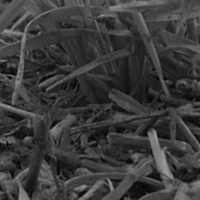
#> input picture img/habitat1.png, 200 x 200 px
$ python -i FocalSplit_forHpyrrithrix.py   (imports and definitions only)
#> lines starting #> are read from the running program, lines starting #| are printed output that depends on the picture
#> further down, picture is the input picture: shape (200, 200); min 0, max 159, mean 59.1
from scipy import signal, interpolate, fft
import numpy as np
from PIL import Image, ImageEnhance
import matplotlib
import matplotlib.pyplot as plt
from scipy import optimize
import pdb
import random
import time
import sys
import glob
import cv2
import pickle
import os
import math
from pathlib import Path
import csv


# [1 line not run here, left out]

# GLOBAL VARIABLES DESCRIBING THE VISUAL SYSTEM
# Obtain from the measurement in the real world
SIGMA = 0.00039 # in meters Habronattus pyrritrix average lens diameter 390 micron

# Used for initialising Camera class
DEPTH = np.inf

# Resolution of the visual system, used for PSF and Laplacian calculations
PIXEL_PITCH = 8.423e-7 # in m based on 0.07 deg rhabdomere angular separation for Habronattus pyrritrix
                       # Derived from (0.07 * (pi/180) * f)), where f=689.42

# Key image processing parameters based on previous implementations of DFDD in camera systems.
SENSOR_RADIUS = 300
TEXTURE_RADIUS = SENSOR_RADIUS
SENSOR_PANEL_XX, SENSOR_PANEL_YY = np.meshgrid(
    np.linspace(-SENSOR_RADIUS, SENSOR_RADIUS, 2 * SENSOR_RADIUS + 1) * PIXEL_PITCH,
    np.linspace(-SENSOR_RADIUS, SENSOR_RADIUS, 2 * SENSOR_RADIUS + 1) * PIXEL_PITCH,
)
ERROR_NUMBER = 0.0000000001
SIGMA0 = 0.0001
LAPLACIAN = np.array([[0.0, -1.0, 0.0], [-1.0, 4.0, -1.0], [0.0, -1.0, 0.0]]) / (
    PIXEL_PITCH**2
)
GAUSSIAN = np.array(
    [
        [0.0, 0.0013, 0.004, 0.0013, 0.0],
        [0.0013, 0.0377, 0.1162, 0.0377, 0.0013],
        [0.004, 0.1162, 0.3579, 0.1162, 0.004],
        [0.0013, 0.0377, 0.1162, 0.0377, 0.0013],
        [0.0, 0.0013, 0.004, 0.0013, 0.0],
    ]
)

# Plot parameters
font = {
    "size": 32,
}
# [1 line not run here, left out]


# [134 lines left out: function fspecial, not called in this run]


class Texture:
    def __init__(self) -> None:
        return

    def setBrightness(self, brightness):
        self.brightnessArray = brightness

    def setDepth(self, depth):
        self.depth = depth

    def setsigma(self, sigma):
        self.sigma = sigma


class Camera:
    # [13 lines left out: function __init__, not called in this run]

    def setTexture(self, texture: Texture):
        self.texture = texture

    # [50 lines left out: functions getOffsetAndsigma, getPSF, not called in this run]

    def calculatePSF(self,savePSFimage=False,img_label=''):
        self.getOffsetAndsigma()
        self.getPSF(save_img=savePSFimage,savePSFlabel=img_label)


class CameraDifferential:
    # [33 lines left out: functions __init__, uniformFiltering, not called in this run]


def getIxIy(img, ksize=1, ktype="None"):
#> called with ksize = 1, ktype = 'None'
    xKernel = np.array([[-0.5, 0, 0.5]])
    yKernel = np.array([[-0.5], [0], [0.5]])

    if ktype == "Gaussian":
        Ix = cv2.GaussianBlur(img, (ksize, ksize), 0, borderType=cv2.BORDER_REFLECT)
        Iy = cv2.GaussianBlur(img, (ksize, ksize), 0, borderType=cv2.BORDER_REFLECT)
    elif ktype == "Uniform":
        Ix = uniformFiltering(img, ksize)
        Iy = uniformFiltering(img, ksize)
    else:
        Ix = img
        Iy = img

    Ix = signal.convolve2d(Ix, xKernel, "same", "symm")
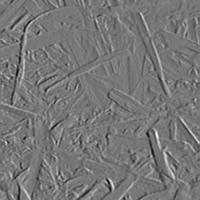
#> Ix: shape (200, 200) float64; min -57.5, max 65.5, mean 0; drawn with min black and max white
    Iy = signal.convolve2d(Iy, yKernel, "same", "symm")
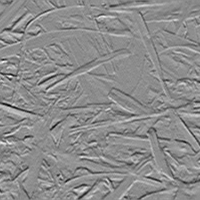
#> Iy: shape (200, 200) float64; min -60.5, max 49.5, mean 0; drawn with min black and max white

    return Ix, Iy


def getConfidenceMapByIrho(I_rho_t):
    confidenceMap = I_rho_t**2
    return confidenceMap


# [503 lines left out: functions filterResultByConfidence, getDepthMap_FT, getDepthMap_FS, getDfDDErrors_multiMethod, main, not called in this run]

# [2 lines not run here, left out]

>>> import cv2
>>> picture = cv2.imread('../img/habitat1.png', cv2.IMREAD_GRAYSCALE)
>>> result = getIxIy(picture)
